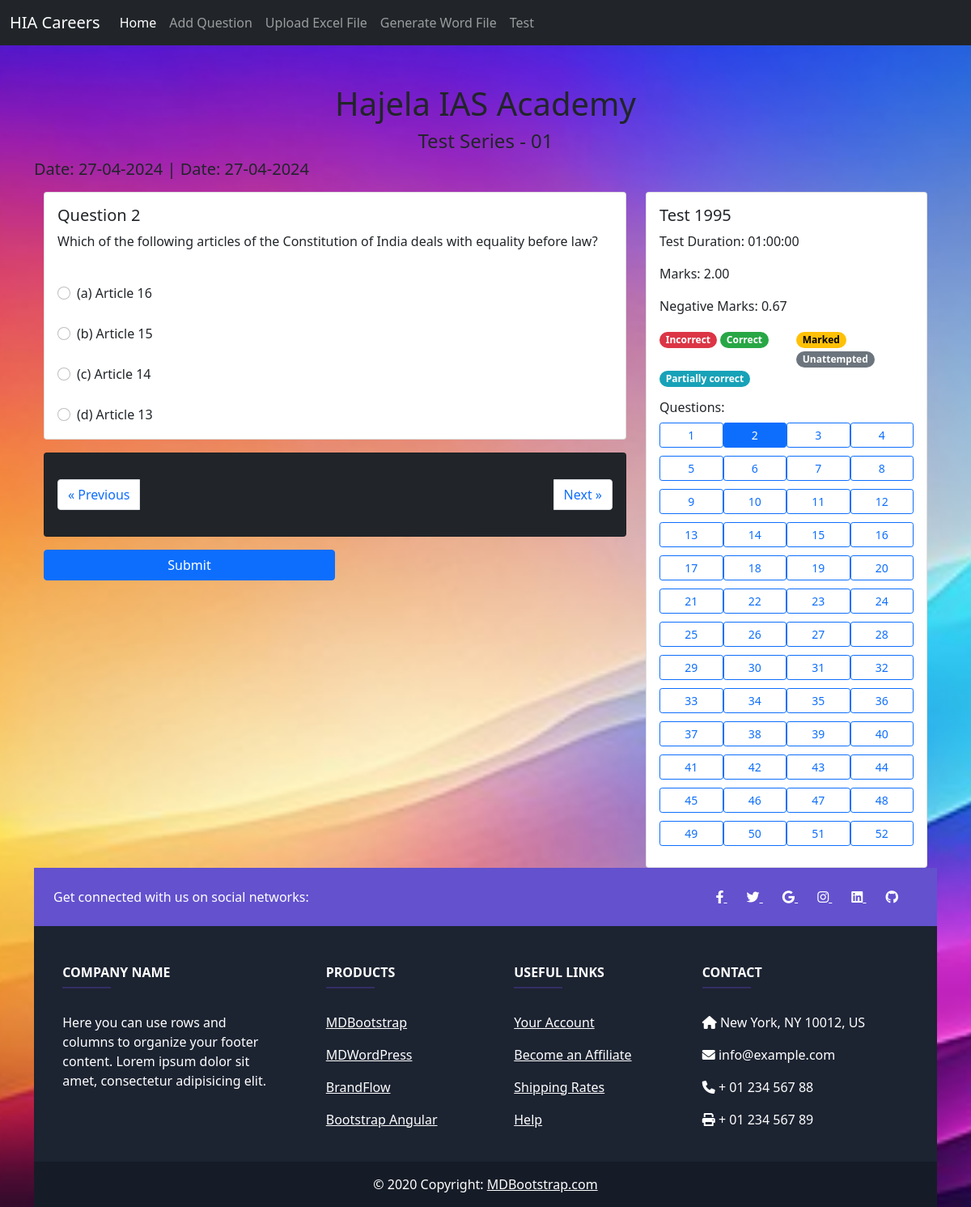
Page /sheetal-module/questions/2/ on the earlier database version.
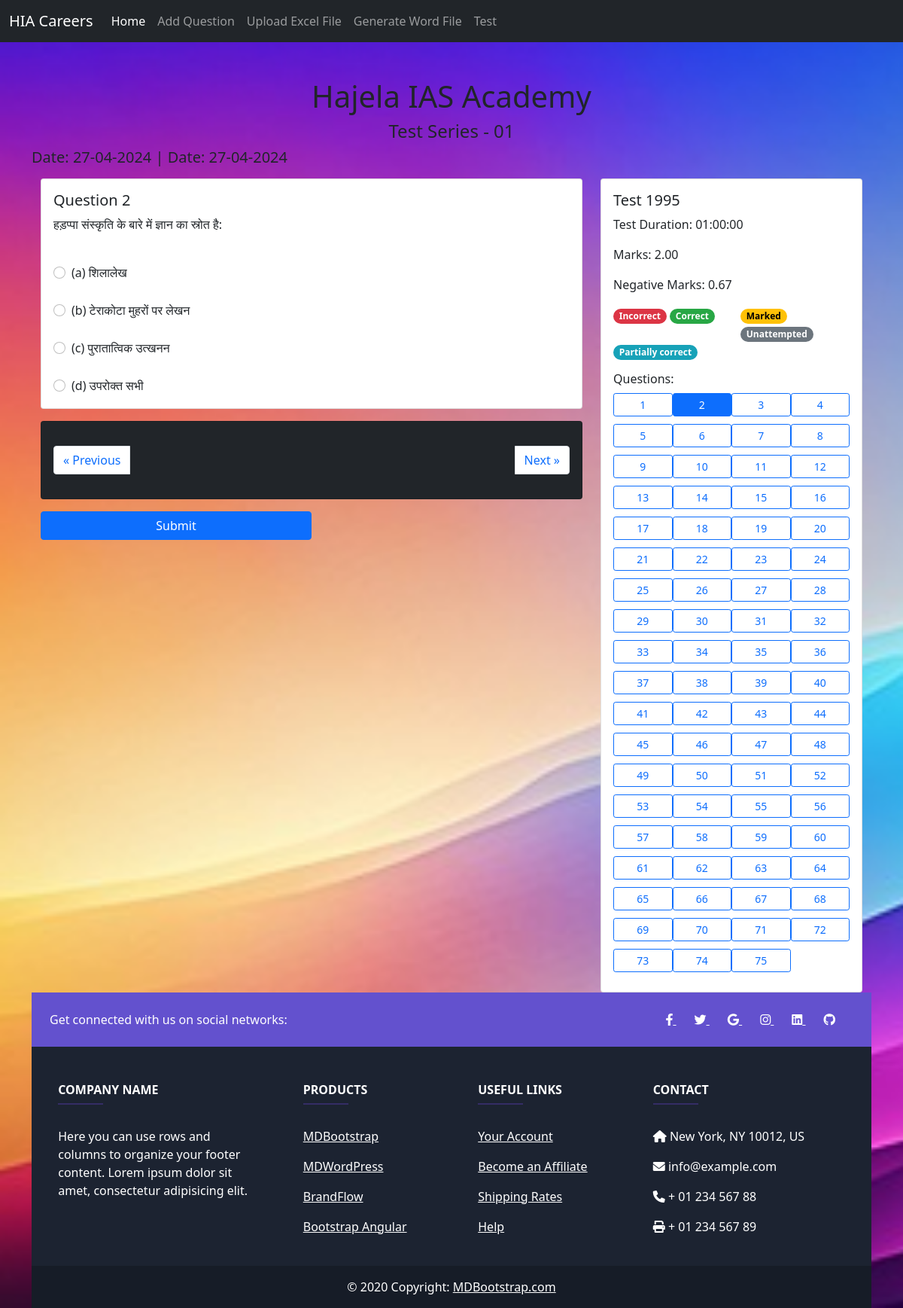
Same page on the later database version.
### question_module/models.py (models this page shows, shortened)
class Question(models.Model):
    question_no = models.IntegerField(default='')
    question_text = models.TextField(default='')
    year = models.CharField(max_length=10,null=True, blank=True, default='')
    assertion = models.TextField(null=True, blank=True, default='')
    reason = models.TextField(null=True, blank=True, default='')
    list_i_heading = models.CharField(max_length=100, null=True, blank=True, default='')
    list_ii_heading = models.CharField(max_length=100, null=True, blank=True, default='')
    list_i_option_a = models.CharField(max_length=100, null=True, blank=True, default='')
    list_i_option_b = models.CharField(max_length=100, null=True, blank=True, default='')
    list_i_option_c = models.CharField(max_length=100, null=True, blank=True, default='')
    list_i_option_d = models.CharField(max_length=100, null=True, blank=True, default='')
    list_i_option_e = models.CharField(max_length=100, null=True, blank=True, default='')
    list_i_option_f = models.CharField(max_length=100, null=True, blank=True, default='')
    list_i_option_g = models.CharField(max_length=100, null=True, blank=True, default='')
    list_i_option_h = models.CharField(max_length=100, null=True, blank=True, default='')
    list_ii_option_1 = models.CharField(max_length=100, null=True, blank=True, default='')
    list_ii_option_2 = models.CharField(max_length=100, null=True, blank=True, default='')
    list_ii_option_3 = models.CharField(max_length=100, null=True, blank=True, default='')
    list_ii_option_4 = models.CharField(max_length=100, null=True, blank=True, default='')
    list_ii_option_5 = models.CharField(max_length=100, null=True, blank=True, default='')
    option_a = models.CharField(max_length=100, null=True, blank=True, default='')
    option_b = models.CharField(max_length=100, null=True, blank=True, default='')
    option_c = models.CharField(max_length=100, null=True, blank=True, default='')
    option_d = models.CharField(max_length=100, null=True, blank=True, default='')
    option_e = models.CharField(max_length=100, null=True, blank=True, default='')
    list_i_selection_text = models.TextField(null=True, blank=True, default='')
    correct_answer_option = models.CharField(max_length=1, default='')
    correct_answer_description = models.TextField(null=True, blank=True, default='')
    question_type = models.CharField(max_length=50, default='multiple_choice')
    marks = models.DecimalField(max_digits=5, decimal_places=2, default=4)
    negative_marks = models.DecimalField(max_digits=5, decimal_places=2, default=1.33)
    image = models.ImageField(upload_to="questions_images", null = True, blank = True)
    table_head_a = models.CharField(max_length=100, null=True, blank=True)
    table_head_b = models.CharField(max_length=100, null=True, blank=True)
    table_head_c = models.CharField(max_length=100, null=True, blank=True)
    table_head_d = models.CharField(max_length=100, null=True, blank=True)
    head_a_data1 = models.CharField(max_length=100, null=True, blank=True)
    head_a_data2 = models.CharField(max_length=100, null=True, blank=True)
    head_a_data3 = models.CharField(max_length=100, null=True, blank=True)
    head_a_data4 = models.CharField(max_length=100, null=True, blank=True)
    head_b_data1 = models.CharField(max_length=100, null=True, blank=True)
    head_b_data2 = models.CharField(max_length=100, null=True, blank=True)
    head_b_data3 = models.CharField(max_length=100, null=True, blank=True)
    head_b_data4 = models.CharField(max_length=100, null=True, blank=True)
    head_c_data1 = models.CharField(max_length=100, null=True, blank=True)
    head_c_data2 = models.CharField(max_length=100, null=True, blank=True)
    head_c_data3 = models.CharField(max_length=100, null=True, blank=True)
    head_c_data4 = models.CharField(max_length=100, null=True, blank=True)
    head_d_data1 = models.CharField(max_length=100, null=True, blank=True)
    head_d_data2 = models.CharField(max_length=100, null=True, blank=True)
    head_d_data3 = models.CharField(max_length=100, null=True, blank=True)
    head_d_data4 = models.CharField(max_length=100, null=True, blank=True)
    area = models.CharField(max_length=100, null=True, blank=True)
    topic = models.CharField(max_length=100, null=True, blank=True)
    level_of_defficulty = models.ForeignKey(DefficultyLevel, on_delete=models.CASCADE, null=True, default=2)
    def get_options(self):
        options = [self.option_a, self.option_b, self.option_c, self.option_d, self.option_e]
        return [opt for opt in options if opt]  # This filters out None or empty string options

### sheetal_module/views.py (the view)
# urls.py: path('questions/<int:question_no>/', question_detail, name='question-detail'),
def question_detail(request, question_no):
    question = get_object_or_404(Question, question_no=question_no)
    all_questions = Question.objects.all().order_by('question_no')
    try:
        previous_question = Question.objects.filter(question_no__lt=question.question_no).order_by('-question_no').first()
        next_question = Question.objects.filter(question_no__gt=question.question_no).order_by('question_no').first()
    except Question.DoesNotExist:
        previous_question = None
        next_question = None
    context = {
        'question': question,
        'previous_question_no': previous_question.question_no if previous_question else None,
        'next_question_no': next_question.question_no if next_question else None,
        'all_questions': all_questions,
    }
    return render(request, 'sheetal_module/questions_display.html', context)

### templates/sheetal_module/questions_display.html (shortened to what the changed rows need)
{% extends "base.html" %}
{% block content %}
<h1 class="text-center"> Hajela IAS Academy </h1>
<div class="container mt-3">
  <div class="row">
    <div class="col-md-8">
      <div class="card">
        <div class="card-body">
          <h5 class="card-title">Question {{ question.question_no }}</h5>
          {% if question.question_text %}
          <p>{{ question.question_text|safe }}</p>
          {% endif %}
          <form>
           {% for option in question.get_options %}
              <div class="form-check">
                  <input class="form-check-input" type="radio" name="question" id="option{{ forloop.counter }}"
                        value="{{ option }}" onchange="saveChoice(this, {{ question.question_no }})">
                  <label class="form-check-label" for="option{{ forloop.counter }}">
                      {% if forloop.counter == 1 %}(a)
                      {% elif forloop.counter == 2 %}(b)
                      {% elif forloop.counter == 3 %}(c)
                      {% elif forloop.counter == 4 %}(d)
                      {% elif forloop.counter == 5 %}(e)
                      {% endif %} {{ option }}
                  </label>
              </div>
          {% endfor %}
          </form>
        </div>
      </div>
    </div>
    <div class="col-md-4">
      <div class="card">
        <div class="card-body">
          <h5 class="card-title">Test {{ question.year }}</h5>
          <p>Test Duration: 01:00:00</p>
          <p>Marks: {{ question.marks }}</p>
          <p>Negative Marks: {{ question.negative_marks }}</p>
          <div class="row">
            <div class="col">
            </div>
            <div class="col">
            </div>
          </div>
          <div class="row">
            <div class="col">
            </div>
          </div>
          <div class="mt-3">
            <h6>Questions:</h6>
            <div class="d-flex flex-wrap">
                {% for q in all_questions %}
                  <a id="question-btn-{{ q.question_no }}" href="{% url 'question-detail' q.question_no %}"
                     class="btn btn-outline-primary btn-sm question-link {% if q.question_no == question.question_no %}active{% endif %}"
                     style="flex: 0 0 25%; max-width: 25%;"
                     onclick="markQuestion({{ q.question_no }})">
                    {{ q.question_no }}
                  </a>
                {% endfor %}
            </div>
          </div>
        </div>
      </div>
    </div>
</div>
{% endblock %}

Differences in the rows shown:
removed Question: question_no "2", question_text "Which of the following articles of the Constitution of India deals with equality before law?", get_options "Article 16" "Article 15" "Article 14" "Article 13", year "1995", marks "2.00", negative_marks "0.67"
added Question: question_no "2", question_text "हड़प्पा संस्कृति के बारे में ज्ञान का स्रोत है:", get_options "शिलालेख" "टेराकोटा मुहरों पर लेखन" "पुरातात्विक उत्खनन" "उपरोक्त सभी", year "1995", marks "2.00", negative_marks "0.67"
added Question: question_no "53"
added Question: question_no "54"
added Question: question_no "55"
added Question: question_no "56"
added Question: question_no "57"
added Question: question_no "58"
added Question: question_no "59"
added Question: question_no "60"
added Question: question_no "61"
added Question: question_no "62"
added Question: question_no "63"
added Question: question_no "64"
added Question: question_no "65"
added Question: question_no "66"
added Question: question_no "67"
added Question: question_no "68"
added Question: question_no "69"
added Question: question_no "70"
added Question: question_no "71"
added Question: question_no "72"
added Question: question_no "73"
added Question: question_no "74"
added Question: question_no "75"
Other differences:
new list line: "☐ (a) शिलालेख (a)"
new list line: "☐ (b) टेराकोटा मुहरों पर लेखन (b)"
new list line: "☐ (c) पुरातात्विक उत्खनन (c)"
new list line: "☐ (d) उपरोक्त सभी (d)"
list line gone: "☐ (a) Article 16 (a)"
list line gone: "☐ (b) Article 15 (b)"
list line gone: "☐ (c) Article 14 (c)"
list line gone: "☐ (d) Article 13 (d)"
